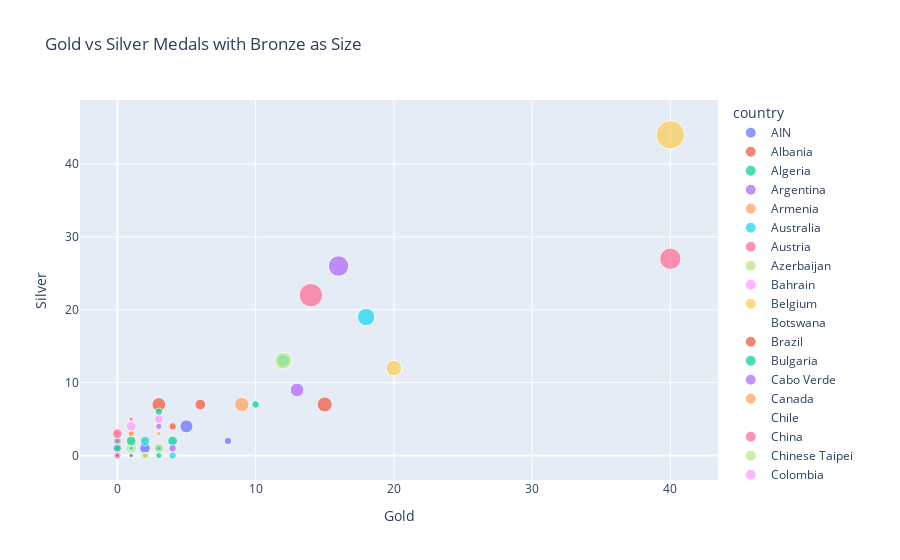

Write notebook code for a chart like this one.
### Code cell
# 6-1. Scatter Plot: Gold vs Silver with Bronze as size
# Actual medal counts per country
medal_counts_raw = df.groupby('country')['medal_type'].value_counts().unstack(fill_value=0).reset_index()
medal_counts_raw.columns = ['country', 'Bronze', 'Gold', 'Silver']

import plotly.express as px

fig = px.scatter(medal_counts_raw,
                 x='Gold',
                 y='Silver',
                 size='Bronze',   # all values >= 0
                 color='country',
                 hover_name='country',
                 title='Gold vs Silver Medals with Bronze as Size')
fig.show()
